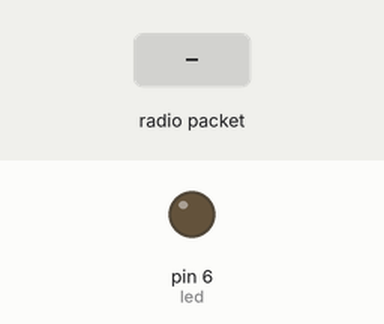
Recording of a program running on a simulated Arduino Nano, built with avr-gcc and run on an emulated ATmega328P. Shown: output pins drawn as LEDs (lit = HIGH). The inputs (shaded band) are chosen by the test bench. No radio packets arrive unless stated; what the program prints to the serial monitor is not drawn.

Above: at 1.2 s.
1.3 s: radio packet "5" arrives
Timing chart, 0 to 4.3 s (numbered marks = the images above; inputs shaded):
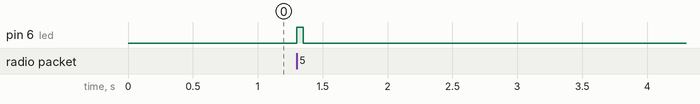

Measured:
- after the input at 1.3 s, pin 6 (led): LOW → HIGH at once, → LOW 0.05 s later

The program:

main.cpp
```cpp
#include <Arduino.h>

#include <SPI.h>
#include <LoRa.h>

int led = 6;
int received_value = 0;

void setup()
{
  Serial.begin(9600);
  pinMode(led, OUTPUT);
  while (!Serial)
    ;
  Serial.println("LoRa Receiver");

  if (!LoRa.begin(433E6))
  {
    Serial.println("Starting LoRa failed!");
    while (1)
      ;
  }
}

void loop()
{
  // try to parse packet
  int packetSize = LoRa.parsePacket();
  if (packetSize)
  {
    // received a packet
    Serial.print("Received packet '");

    // read packet
    while (LoRa.available())
    {
      received_value = LoRa.read();
      Serial.print((char)received_value);
      //      Serial.print((char)LoRa.read());
      (received_value == '5') ? blink() : digitalWrite(led, LOW);
    }

    // print RSSI of packet
    Serial.print("' with RSSI ");
    Serial.println(LoRa.packetRssi());
  }
}

void blink()
{
  digitalWrite(led, HIGH);
  delay(50);
  digitalWrite(led, LOW);
  delay(50);
}
```
